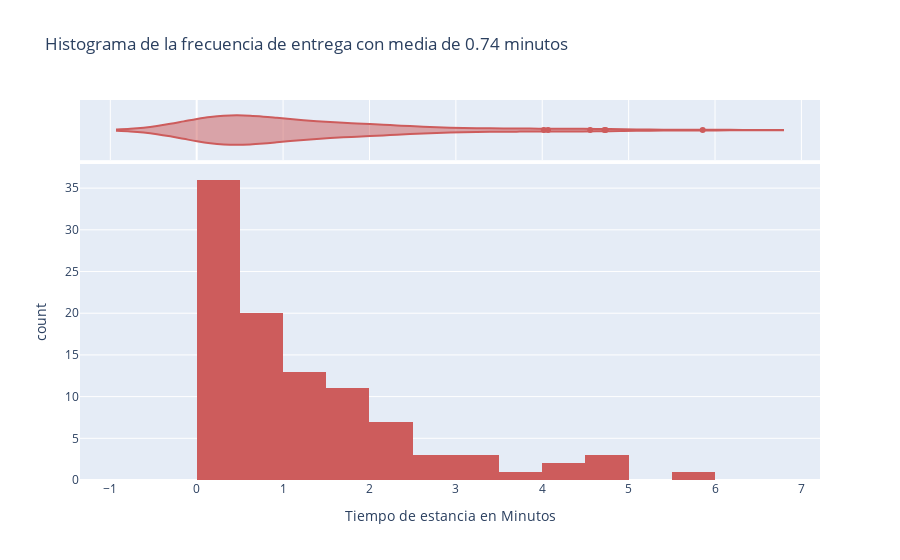

The notebook cell saved with this chart:
### Markdown cell above
### 3.1 Histograma del resultado de estancia utilizando la transformada inversa.

### Code cell
histogram(df_transformada_inversa, 'estancia', nbins=20, title='Histograma de la frecuencia de entrega con media de 0.74 minutos', labels={'estancia': 'Tiempo de estancia en Minutos'}, color_discrete_sequence=['indianred'], marginal='violin')

### Figure 1 — Plotly figure (JSON) as saved in the notebook; plotly's stock layout.template omitted (floating-point values rounded to 4 significant figures)
{"data": [{"alignmentgroup": "True", "bingroup": "x", "hovertemplate": "Tiempo de estancia en Minutos=%{x}<br>count=%{y}<extra></extra>", "legendgroup": "", "marker": {"color": "indianred", "pattern": {"shape": ""}}, "name": "", "nbinsx": 20, "offsetgroup": "", "orientation": "v", "showlegend": false, "x": [0.6341, 4.068, 1.779, 1.234, 0.2292, 0.2292, 0.08086, 2.718, 1.242, 1.664, 0.02811, 4.735, 2.414, 0.3226, 0.2712, 0.2738, 0.4902, 1.005, 0.7642, 0.4652, 1.279, 0.203, 0.4669, 0.6166, 0.8229, 2.078, 0.301, 0.9757, 1.213, 0.06428, 1.264, 0.2527, 0.0909, 4.018, 4.555, 2.233, 0.4909, 0.1389, 1.558, 0.7839, 0.1759, 0.9237, 0.04729, 3.244, 0.4047, 1.468, 0.5048, 0.992, 1.069, 0.2762, 4.72, 2.017, 3.791, 3.043, 1.231, 3.445, 0.1252, 0.2948, 0.06254, 0.5318, 0.665, 0.4278, 2.385, 0.5963, 0.4457, 1.057, 0.2053, 2.19, 0.1047, 5.857, 1.999, 0.2994, 0.007483, 2.284, 1.658, 1.764, 1.994, 0.104, 0.5999, 0.1664, 2.687, 1.319, 0.543, 0.08874, 0.5034, 0.5315, 1.767, 1.371, 2.949, 0.8636, 0.1721, 1.688, 1.933, 1.113, 1.992, 0.92, 0.9996, 0.7538, 0.03479, 0.1543], "xaxis": "x", "yaxis": "y", "type": "histogram"}, {"alignmentgroup": "True", "hovertemplate": "Tiempo de estancia en Minutos=%{x}<extra></extra>", "legendgroup": "", "marker": {"color": "indianred"}, "name": "", "offsetgroup": "", "scalegroup": "x", "showlegend": false, "x": [0.6341, 4.068, 1.779, 1.234, 0.2292, 0.2292, 0.08086, 2.718, 1.242, 1.664, 0.02811, 4.735, 2.414, 0.3226, 0.2712, 0.2738, 0.4902, 1.005, 0.7642, 0.4652, 1.279, 0.203, 0.4669, 0.6166, 0.8229, 2.078, 0.301, 0.9757, 1.213, 0.06428, 1.264, 0.2527, 0.0909, 4.018, 4.555, 2.233, 0.4909, 0.1389, 1.558, 0.7839, 0.1759, 0.9237, 0.04729, 3.244, 0.4047, 1.468, 0.5048, 0.992, 1.069, 0.2762, 4.72, 2.017, 3.791, 3.043, 1.231, 3.445, 0.1252, 0.2948, 0.06254, 0.5318, 0.665, 0.4278, 2.385, 0.5963, 0.4457, 1.057, 0.2053, 2.19, 0.1047, 5.857, 1.999, 0.2994, 0.007483, 2.284, 1.658, 1.764, 1.994, 0.104, 0.5999, 0.1664, 2.687, 1.319, 0.543, 0.08874, 0.5034, 0.5315, 1.767, 1.371, 2.949, 0.8636, 0.1721, 1.688, 1.933, 1.113, 1.992, 0.92, 0.9996, 0.7538, 0.03479, 0.1543], "xaxis": "x2", "yaxis": "y2", "type": "violin"}], "layout": {"xaxis": {"anchor": "y", "domain": [0.0, 1.0], "title": {"text": "Tiempo de estancia en Minutos"}}, "yaxis": {"anchor": "x", "domain": [0.0, 0.8316], "title": {"text": "count"}}, "xaxis2": {"anchor": "y2", "domain": [0.0, 1.0], "matches": "x", "showticklabels": false, "showgrid": true}, "yaxis2": {"anchor": "x2", "domain": [0.8416, 1.0], "matches": "y2", "showticklabels": false, "showline": false, "ticks": "", "showgrid": false}, "legend": {"tracegroupgap": 0}, "title": {"text": "Histograma de la frecuencia de entrega con media de 0.74 minutos"}, "barmode": "relative"}}
